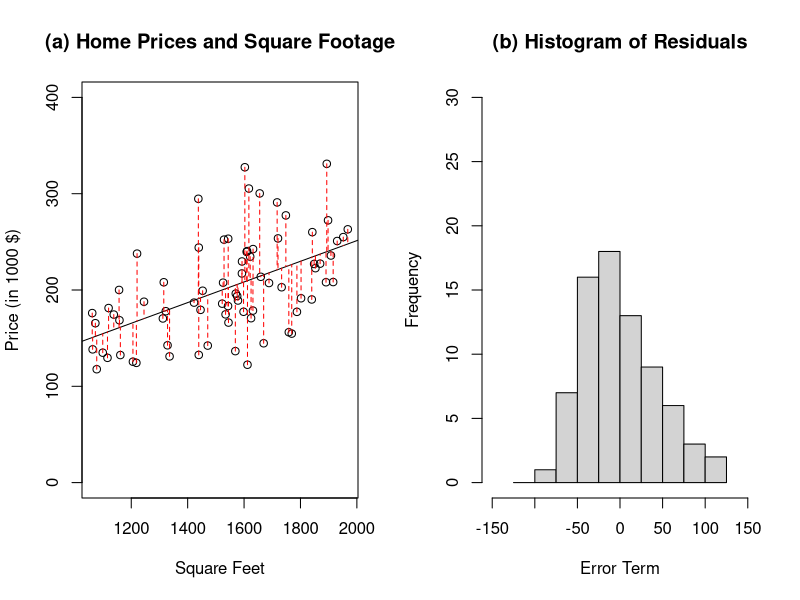
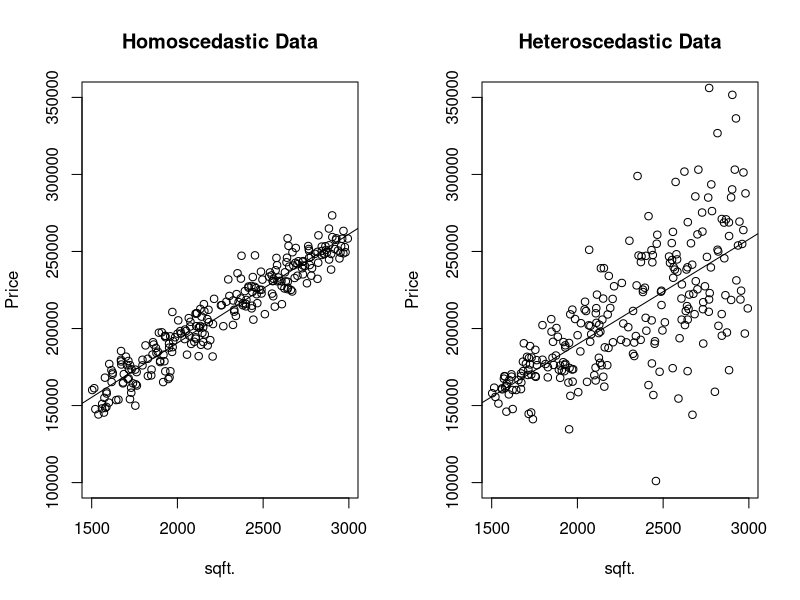

Recreate these plots in R, in order. (Note: this script raises an error after producing the figures.)
## ---- chunk 1
nobs           = 75
sqft           = runif(n=nobs,min=1000,max=2000)
price          = (50000+100*sqft+rnorm(n=nobs,mean=0,sd=40000))/1000
bhat           = lm(price~sqft)
 par(mfrow=c(1,2))
      plot(sqft,price,ylim=c(0,400),main="(a) Home Prices and Square Footage",
           ylab="Price (in 1000 $)",xlab="Square Feet")
      abline(bhat)
      for(i in 1:nobs){
           segments(sqft[i],price[i],sqft[i],bhat$fitted.values[i],lty=2,col="red")}
      hist(bhat$residuals,main="(b) Histogram of Residuals",xlab="Error Term",
           xlim=c(-150,150),ylim=c(0,30),breaks= seq(-125,125,25))
rm(bhat,i,nobs,price,sqft)
## ---- chunk 2
nobs           = 250
x              = sort(runif(nobs,1500,3000))
y_true         = 50000+70*x
housing        = data.frame(y_true,x)
housing$e_homo = 10000*rnorm(nobs)
housing$e_hetr = 5000*rnorm(nobs,sd=seq(1,10,length.out=nobs))
housing$y_homo = housing$y_true+housing$e_homo
housing$y_hetr = housing$y_true+housing$e_hetr
b_homo         = lm(y_homo~x,data=housing)
b_hetr         = lm(y_hetr~x,data=housing)
par(mfrow=c(1,2))
  plot(x,housing$y_homo,ylim=c(100000,350000),main="Homoscedastic Data",ylab="Price",xlab="sqft.")
  abline(b_homo)
  plot(x,housing$y_hetr,ylim=c(100000,350000),main="Heteroscedastic Data",ylab="Price",xlab="sqft.")
  abline(b_hetr)
rm(b_hetr,b_homo,housing)
## ---- chunk 3
honda$price    = honda$price/1000
honda$miles    = honda$miles/1000
bhat           = lm(price~miles,data=honda)
par(mfrow=c(1,2))
  plot(honda$miles,honda$price,ylim=c(0,25),main="(a) Prices and Miles",ylab="Price (in 1000 $)",xlab="Miles")
  abline(bhat)
  for(i in 1:nrow(honda)){
       segments(honda$miles[i],honda$price[i],honda$miles[i],bhat$fitted.values[i],lty=2,col="red")}
  hist(bhat$residuals,main="(b) Histogram of Residuals ",xlab="Error Term",ylim=c(0,25),breaks = seq(-7,7,1))
## ---- chunk 4
fun1 = function(x){exp(b[1]+b[2]*log(x))}
fun2 = function(x){b[1]+b[2]*x+b[3]*x^2+b[4]*x^3}
par(mfrow=c(1,2))
   b         = c(1,0.5)
   main1     = expression("b"[1]*"=1, b"[2]*"=0.5")
   curve(fun1,ylim=c(0,5),main=expression("log(y)=1+b"[2]*"log(x)"))
   b         = c(2,1)
   main2     = expression("b"[1]*"=2, b"[2]*"=1")
   curve(fun1,add=TRUE,col="blue")
   b         = c(3,3)
   main3     = expression("b"[1]*"=2, b"[2]*"=3")
   curve(fun1,add=TRUE,col="red")
legend(0,5,legend=c(main1,main2,main3),fill=c("black","blue","red"),box.lty=0)
   b         = c(1,1,1,0)
   main1     = expression("b"[3]*"=1, b"[4]*"=0")
   curve(fun2,col="black",ylim=c(0,5),main=expression("y=1+x+b"[3]*"x"^2*"+b"[4]*"x"^3))
   b         = c(1,1,-1,0)
   main2     = expression("b"[3]*"=-1, b"[4]*"=0")
   curve(fun2,add=TRUE,col="blue")
   b         = c(1,1,5,2)
   main3     = expression("b"[3]*"=5, b"[4]*"=2")
   curve(fun2,add=TRUE,col="red")
legend(0,5,legend=c(main1,main2,main3),fill=c("black","blue","red"),box.lty=0)
rm(b,main1,main2,main3,fun1,fun2)
## ---- chunk 5
bhat1 = lm(y1~x1,data=anscombe)
summary(bhat1)
## ---- chunk 6
plot(anscombe$x1,anscombe$y1)
abline(bhat1,col="red")
